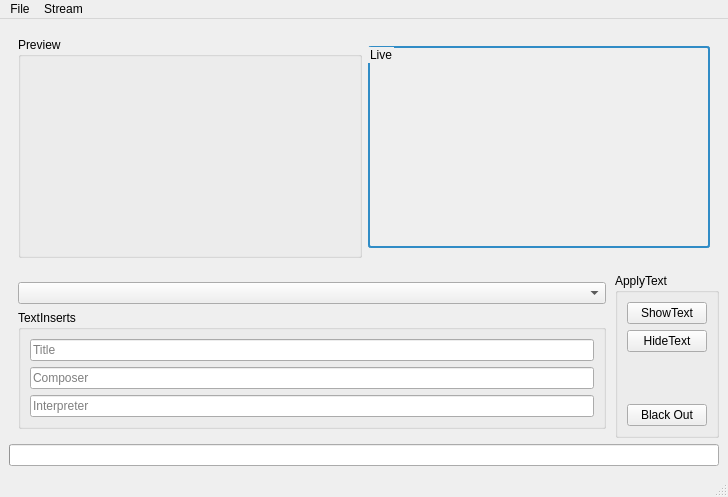
<?xml version="1.0" encoding="UTF-8"?>
<ui version="4.0">
 <class>striem</class>
 <widget class="QMainWindow" name="striem">
  <property name="geometry">
   <rect>
    <x>0</x>
    <y>0</y>
    <width>726</width>
    <height>490</height>
   </rect>
  </property>
  <property name="windowTitle">
   <string>striem - the IEM streamer</string>
  </property>
  <widget class="QWidget" name="centralwidget">
   <layout class="QVBoxLayout" name="verticalLayout_2">
    <item>
     <widget class="QFrame" name="videoFrame">
      <layout class="QHBoxLayout" name="horizontalLayout">
       <item>
        <spacer name="horizontalSpacer_2">
         <property name="orientation">
          <enum>Qt::Horizontal</enum>
         </property>
         <property name="sizeHint" stdset="0">
          <size>
           <width>40</width>
           <height>20</height>
          </size>
         </property>
        </spacer>
       </item>
       <item>
        <widget class="QGroupBox" name="previewFrame">
         <property name="sizePolicy">
          <sizepolicy hsizetype="Fixed" vsizetype="Fixed">
           <horstretch>0</horstretch>
           <verstretch>0</verstretch>
          </sizepolicy>
         </property>
         <property name="title">
          <string>Preview</string>
         </property>
         <layout class="QGridLayout" name="gridLayout">
          <item row="0" column="0">
           <widget class="QWidget" name="previewWidget" native="true">
            <property name="minimumSize">
             <size>
              <width>320</width>
              <height>180</height>
             </size>
            </property>
           </widget>
          </item>
         </layout>
        </widget>
       </item>
       <item>
        <spacer name="horizontalSpacer">
         <property name="orientation">
          <enum>Qt::Horizontal</enum>
         </property>
         <property name="sizeHint" stdset="0">
          <size>
           <width>40</width>
           <height>20</height>
          </size>
         </property>
        </spacer>
       </item>
       <item>
        <widget class="QGroupBox" name="liveFrame">
         <property name="sizePolicy">
          <sizepolicy hsizetype="Fixed" vsizetype="Fixed">
           <horstretch>0</horstretch>
           <verstretch>0</verstretch>
          </sizepolicy>
         </property>
         <property name="palette">
          <palette>
           <active>
            <colorrole role="WindowText">
             <brush brushstyle="SolidPattern">
              <color alpha="255">
               <red>0</red>
               <green>0</green>
               <blue>0</blue>
              </color>
             </brush>
            </colorrole>
            <colorrole role="Dark">
             <brush brushstyle="SolidPattern">
              <color alpha="255">
               <red>255</red>
               <green>0</green>
               <blue>0</blue>
              </color>
             </brush>
            </colorrole>
            <colorrole role="Text">
             <brush brushstyle="SolidPattern">
              <color alpha="255">
               <red>0</red>
               <green>0</green>
               <blue>0</blue>
              </color>
             </brush>
            </colorrole>
            <colorrole role="ButtonText">
             <brush brushstyle="SolidPattern">
              <color alpha="255">
               <red>0</red>
               <green>0</green>
               <blue>0</blue>
              </color>
             </brush>
            </colorrole>
           </active>
           <inactive>
            <colorrole role="WindowText">
             <brush brushstyle="SolidPattern">
              <color alpha="255">
               <red>0</red>
               <green>0</green>
               <blue>0</blue>
              </color>
             </brush>
            </colorrole>
            <colorrole role="Dark">
             <brush brushstyle="SolidPattern">
              <color alpha="255">
               <red>255</red>
               <green>0</green>
               <blue>0</blue>
              </color>
             </brush>
            </colorrole>
            <colorrole role="Text">
             <brush brushstyle="SolidPattern">
              <color alpha="255">
               <red>0</red>
               <green>0</green>
               <blue>0</blue>
              </color>
             </brush>
            </colorrole>
            <colorrole role="ButtonText">
             <brush brushstyle="SolidPattern">
              <color alpha="255">
               <red>0</red>
               <green>0</green>
               <blue>0</blue>
              </color>
             </brush>
            </colorrole>
           </inactive>
           <disabled>
            <colorrole role="WindowText">
             <brush brushstyle="SolidPattern">
              <color alpha="255">
               <red>255</red>
               <green>0</green>
               <blue>0</blue>
              </color>
             </brush>
            </colorrole>
            <colorrole role="Dark">
             <brush brushstyle="SolidPattern">
              <color alpha="255">
               <red>255</red>
               <green>0</green>
               <blue>0</blue>
              </color>
             </brush>
            </colorrole>
            <colorrole role="Text">
             <brush brushstyle="SolidPattern">
              <color alpha="255">
               <red>255</red>
               <green>0</green>
               <blue>0</blue>
              </color>
             </brush>
            </colorrole>
            <colorrole role="ButtonText">
             <brush brushstyle="SolidPattern">
              <color alpha="255">
               <red>255</red>
               <green>0</green>
               <blue>0</blue>
              </color>
             </brush>
            </colorrole>
           </disabled>
          </palette>
         </property>
         <property name="styleSheet">
          <string notr="true">QGroupBox { 
     border: 2px solid palette(Highlight); 
     border-radius: 3px; 
 } </string>
         </property>
         <property name="title">
          <string>Live</string>
         </property>
         <layout class="QGridLayout" name="gridLayout_2">
          <item row="0" column="0">
           <widget class="QWidget" name="liveWidget" native="true">
            <property name="sizePolicy">
             <sizepolicy hsizetype="Minimum" vsizetype="Minimum">
              <horstretch>0</horstretch>
              <verstretch>0</verstretch>
             </sizepolicy>
            </property>
            <property name="minimumSize">
             <size>
              <width>320</width>
              <height>180</height>
             </size>
            </property>
           </widget>
          </item>
         </layout>
        </widget>
       </item>
       <item>
        <spacer name="horizontalSpacer_3">
         <property name="orientation">
          <enum>Qt::Horizontal</enum>
         </property>
         <property name="sizeHint" stdset="0">
          <size>
           <width>40</width>
           <height>20</height>
          </size>
         </property>
        </spacer>
       </item>
      </layout>
     </widget>
    </item>
    <item>
     <widget class="QFrame" name="uiFrame">
      <property name="sizePolicy">
       <sizepolicy hsizetype="Preferred" vsizetype="Fixed">
        <horstretch>0</horstretch>
        <verstretch>0</verstretch>
       </sizepolicy>
      </property>
      <property name="styleSheet">
       <string notr="true">border style: solid grey 2px</string>
      </property>
      <property name="frameShape">
       <enum>QFrame::NoFrame</enum>
      </property>
      <property name="frameShadow">
       <enum>QFrame::Raised</enum>
      </property>
      <property name="lineWidth">
       <number>1</number>
      </property>
      <layout class="QHBoxLayout" name="horizontalLayout_2">
       <property name="spacing">
        <number>0</number>
       </property>
       <property name="margin">
        <number>0</number>
       </property>
       <item>
        <widget class="QFrame" name="textFrame">
         <property name="sizePolicy">
          <sizepolicy hsizetype="Preferred" vsizetype="Fixed">
           <horstretch>0</horstretch>
           <verstretch>0</verstretch>
          </sizepolicy>
         </property>
         <property name="frameShape">
          <enum>QFrame::NoFrame</enum>
         </property>
         <property name="frameShadow">
          <enum>QFrame::Raised</enum>
         </property>
         <layout class="QVBoxLayout" name="verticalLayout_3">
          <item>
           <widget class="QComboBox" name="selectText">
            <property name="sizePolicy">
             <sizepolicy hsizetype="Minimum" vsizetype="Fixed">
              <horstretch>0</horstretch>
              <verstretch>0</verstretch>
             </sizepolicy>
            </property>
           </widget>
          </item>
          <item>
           <widget class="QGroupBox" name="textInsertFrame">
            <property name="sizePolicy">
             <sizepolicy hsizetype="Preferred" vsizetype="Fixed">
              <horstretch>0</horstretch>
              <verstretch>0</verstretch>
             </sizepolicy>
            </property>
            <property name="title">
             <string>TextInserts</string>
            </property>
            <layout class="QVBoxLayout" name="verticalLayout_4">
             <item>
              <widget class="QLineEdit" name="titleEdit">
               <property name="text">
                <string/>
               </property>
               <property name="placeholderText">
                <string>Title</string>
               </property>
              </widget>
             </item>
             <item>
              <widget class="QLineEdit" name="composerEdit">
               <property name="text">
                <string/>
               </property>
               <property name="placeholderText">
                <string>Composer</string>
               </property>
              </widget>
             </item>
             <item>
              <widget class="QLineEdit" name="interpretEdit">
               <property name="text">
                <string/>
               </property>
               <property name="placeholderText">
                <string>Interpreter</string>
               </property>
              </widget>
             </item>
            </layout>
           </widget>
          </item>
         </layout>
        </widget>
       </item>
       <item>
        <layout class="QHBoxLayout" name="horizontalLayout_3"/>
       </item>
       <item>
        <widget class="QGroupBox" name="applyFrame">
         <property name="title">
          <string>ApplyText</string>
         </property>
         <layout class="QVBoxLayout" name="verticalLayout">
          <item>
           <widget class="QPushButton" name="showTextButton">
            <property name="text">
             <string>ShowText</string>
            </property>
           </widget>
          </item>
          <item>
           <widget class="QPushButton" name="hideTextButton">
            <property name="text">
             <string>HideText</string>
            </property>
           </widget>
          </item>
          <item>
           <spacer name="verticalSpacer">
            <property name="orientation">
             <enum>Qt::Vertical</enum>
            </property>
            <property name="sizeHint" stdset="0">
             <size>
              <width>20</width>
              <height>40</height>
             </size>
            </property>
           </spacer>
          </item>
          <item>
           <widget class="QPushButton" name="blackoutButton">
            <property name="text">
             <string>Black Out</string>
            </property>
           </widget>
          </item>
         </layout>
        </widget>
       </item>
      </layout>
     </widget>
    </item>
    <item>
     <widget class="QFrame" name="streamstatusFrame">
      <property name="sizePolicy">
       <sizepolicy hsizetype="Preferred" vsizetype="Fixed">
        <horstretch>0</horstretch>
        <verstretch>0</verstretch>
       </sizepolicy>
      </property>
      <property name="frameShape">
       <enum>QFrame::NoFrame</enum>
      </property>
      <property name="frameShadow">
       <enum>QFrame::Raised</enum>
      </property>
      <layout class="QVBoxLayout" name="verticalLayout_5">
       <property name="margin">
        <number>0</number>
       </property>
       <item>
        <widget class="QProgressBar" name="streamstatusMeter">
         <property name="textVisible">
          <bool>false</bool>
         </property>
        </widget>
       </item>
      </layout>
     </widget>
    </item>
   </layout>
  </widget>
  <widget class="QMenuBar" name="menubar">
   <property name="geometry">
    <rect>
     <x>0</x>
     <y>0</y>
     <width>726</width>
     <height>19</height>
    </rect>
   </property>
   <widget class="QMenu" name="menuFile">
    <property name="title">
     <string>File</string>
    </property>
    <addaction name="actionPreferences"/>
    <addaction name="separator"/>
    <addaction name="actionQuit"/>
   </widget>
   <widget class="QMenu" name="menuStream">
    <property name="title">
     <string>Stream</string>
    </property>
    <addaction name="actionStreamControls"/>
    <addaction name="actionStreamStart"/>
    <addaction name="actionStreamPrefs"/>
   </widget>
   <addaction name="menuFile"/>
   <addaction name="menuStream"/>
  </widget>
  <widget class="QStatusBar" name="statusbar"/>
  <action name="actionQuit">
   <property name="text">
    <string>Quit</string>
   </property>
  </action>
  <action name="actionLoad">
   <property name="text">
    <string>Load</string>
   </property>
  </action>
  <action name="actionStreamStart">
   <property name="checkable">
    <bool>true</bool>
   </property>
   <property name="checked">
    <bool>false</bool>
   </property>
   <property name="text">
    <string>Start</string>
   </property>
  </action>
  <action name="actionStreamPrefs">
   <property name="text">
    <string>Preferences</string>
   </property>
  </action>
  <action name="actionPreferences">
   <property name="text">
    <string>Preferences</string>
   </property>
  </action>
  <action name="actionStreamControls">
   <property name="text">
    <string>Controls</string>
   </property>
  </action>
 </widget>
 <resources/>
 <connections/>
</ui>
